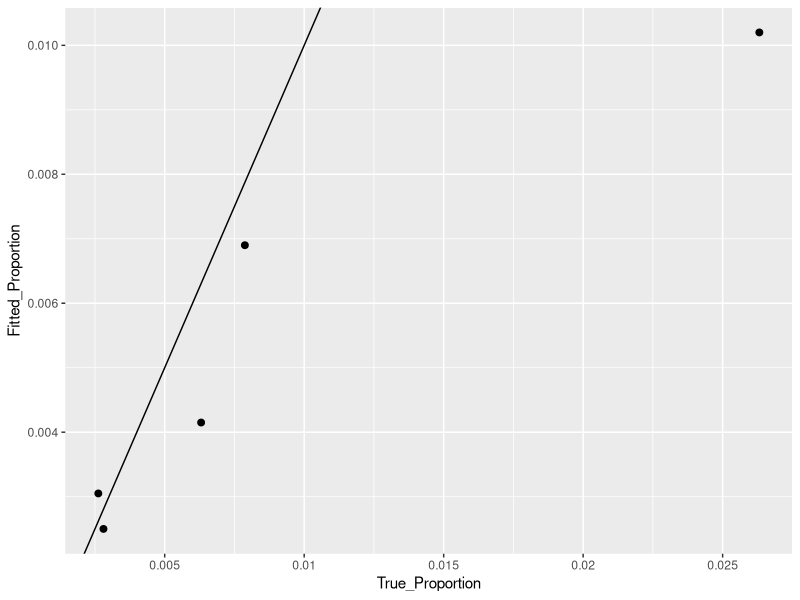

Write R code to recreate this figure.
## ---- chunk 1
gc()
rm(list = ls())
## ---- chunk 2
library("knitr")
opts_chunk$set(echo = TRUE, cache=TRUE, message=FALSE, warning = FALSE)
options(width = 100)
library("ggplot2")
library("dplyr")
## ---- chunk 3
set.seed(5107);
## ---- chunk 4
x_i <- 10000;
pi_i <- -.0003 + .0304*x_i;
P <- 100*pi_i/x_i;
## ---- chunk 5
pi_i_real <- .0079;
x_i <- .0774;
pi_i_predict <- -.0003 + .0304*x_i;
## ---- chunk 6
pi_logit = (1 + exp(-(-7.164 + 12.219*x_i)))^-1
## ---- chunk 7
table <- matrix(c(17066, 48, 14464, 38, 788, 5, 126, 1, 37, 1), 2);
p_table <- prop.table(table, margin = 2);

scores <- c(0, .5, 1.5, 4.0, 7.0);
alpha <- .0025;
beta <- .0011;
linear_relation <- function(x, a = alpha, b = beta){a + b*x};
predicted_p <- linear_relation(scores);

fitting <- matrix(c(p_table[2,], predicted_p),
                  byrow = TRUE, 
                  nrow = 2, dimnames = list(
                    c("True_Proportion", "Fitted_Proportion"), 
                    c("0", "<1", "1-2", "3-5", ">=6")));
## ---- chunk 8
t_fitting = as.data.frame(t(fitting))
ggplot(data = t_fitting, aes(x = True_Proportion, y = Fitted_Proportion)) +
  geom_point(size = 2) + 
  geom_abline() +
  scale_x_continuous(breaks = seq(0, .03, by = .005), labels = seq(0, .03, by = .005));
## ---- chunk 9
get_relative_risk <- function(x, a){
  array = x/x[a]; 
  array[a:length(array)];
  };
relative_risk <- get_relative_risk(predicted_p, 1)
## ---- chunk 10
alpha <- -.4284;
beta <- .5893;
crabs_model <- function(x) alpha + beta * x;
weight <-2.44;
expected_Y <- exp(crabs_model(weight));
## ---- chunk 11
se <- .0650;
log_CI <- qnorm(c(.025, .975), mean = beta, sd = se);
CI <- exp(log_CI);
## ---- chunk 12
df <- 171;
cutoff <- qchisq(p = .05, df = df, lower.tail = FALSE);
w <- (beta - 0)^ 2 / se^2;
